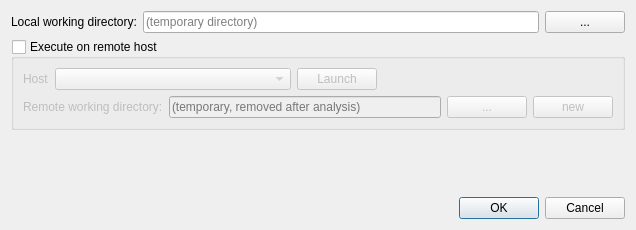
<?xml version="1.0" encoding="UTF-8"?>
<ui version="4.0">
 <class>QExecutionWorkspaceDialog</class>
 <widget class="QDialog" name="QExecutionWorkspaceDialog">
  <property name="geometry">
   <rect>
    <x>0</x>
    <y>0</y>
    <width>636</width>
    <height>230</height>
   </rect>
  </property>
  <property name="windowTitle">
   <string>Dialog</string>
  </property>
  <layout class="QVBoxLayout" name="verticalLayout_2">
   <item>
    <layout class="QHBoxLayout" name="horizontalLayout">
     <item>
      <widget class="QLabel" name="label">
       <property name="text">
        <string>Local working directory:</string>
       </property>
      </widget>
     </item>
     <item>
      <widget class="QLineEdit" name="leLocalWorkingDirectory">
       <property name="placeholderText">
        <string>(temporary directory)</string>
       </property>
       <property name="clearButtonEnabled">
        <bool>true</bool>
       </property>
      </widget>
     </item>
     <item>
      <widget class="QPushButton" name="btnSelectLocalWorkingDirectory">
       <property name="text">
        <string>...</string>
       </property>
      </widget>
     </item>
    </layout>
   </item>
   <item>
    <widget class="QGroupBox" name="gbPerformRemoteExecution">
     <property name="enabled">
      <bool>true</bool>
     </property>
     <property name="title">
      <string>Execute on remote host</string>
     </property>
     <property name="checkable">
      <bool>true</bool>
     </property>
     <property name="checked">
      <bool>false</bool>
     </property>
     <layout class="QVBoxLayout" name="verticalLayout">
      <item>
       <layout class="QHBoxLayout" name="horizontalLayout_3">
        <item>
         <widget class="QLabel" name="label_2">
          <property name="text">
           <string>Host</string>
          </property>
         </widget>
        </item>
        <item>
         <widget class="QComboBox" name="cbHost">
          <property name="sizePolicy">
           <sizepolicy hsizetype="Expanding" vsizetype="Fixed">
            <horstretch>0</horstretch>
            <verstretch>0</verstretch>
           </sizepolicy>
          </property>
         </widget>
        </item>
        <item>
         <widget class="QPushButton" name="btnLaunchHost">
          <property name="enabled">
           <bool>false</bool>
          </property>
          <property name="text">
           <string>Launch</string>
          </property>
         </widget>
        </item>
        <item>
         <spacer name="horizontalSpacer">
          <property name="orientation">
           <enum>Qt::Horizontal</enum>
          </property>
          <property name="sizeHint" stdset="0">
           <size>
            <width>40</width>
            <height>20</height>
           </size>
          </property>
         </spacer>
        </item>
       </layout>
      </item>
      <item>
       <layout class="QHBoxLayout" name="horizontalLayout_2">
        <item>
         <widget class="QLabel" name="label_3">
          <property name="text">
           <string>Remote working directory:</string>
          </property>
         </widget>
        </item>
        <item>
         <widget class="QLineEdit" name="leRemoteDirectory">
          <property name="placeholderText">
           <string>(temporary, removed after analysis)</string>
          </property>
          <property name="clearButtonEnabled">
           <bool>true</bool>
          </property>
         </widget>
        </item>
        <item>
         <widget class="QPushButton" name="btnSelectRemoteDirectory">
          <property name="text">
           <string>...</string>
          </property>
         </widget>
        </item>
        <item>
         <widget class="QPushButton" name="btnCreateRemoteDirectory">
          <property name="toolTip">
           <string>Create a new remote directory with a random name.
Unlike the temporary directory, it is kept after the analysis.</string>
          </property>
          <property name="text">
           <string>new</string>
          </property>
         </widget>
        </item>
       </layout>
      </item>
     </layout>
    </widget>
   </item>
   <item>
    <spacer name="verticalSpacer">
     <property name="orientation">
      <enum>Qt::Vertical</enum>
     </property>
     <property name="sizeHint" stdset="0">
      <size>
       <width>20</width>
       <height>40</height>
      </size>
     </property>
    </spacer>
   </item>
   <item>
    <widget class="QDialogButtonBox" name="buttonBox">
     <property name="orientation">
      <enum>Qt::Horizontal</enum>
     </property>
     <property name="standardButtons">
      <set>QDialogButtonBox::Cancel|QDialogButtonBox::Ok</set>
     </property>
    </widget>
   </item>
  </layout>
 </widget>
 <resources/>
 <connections>
  <connection>
   <sender>buttonBox</sender>
   <signal>accepted()</signal>
   <receiver>QExecutionWorkspaceDialog</receiver>
   <slot>accept()</slot>
   <hints>
    <hint type="sourcelabel">
     <x>248</x>
     <y>254</y>
    </hint>
    <hint type="destinationlabel">
     <x>157</x>
     <y>274</y>
    </hint>
   </hints>
  </connection>
  <connection>
   <sender>buttonBox</sender>
   <signal>rejected()</signal>
   <receiver>QExecutionWorkspaceDialog</receiver>
   <slot>reject()</slot>
   <hints>
    <hint type="sourcelabel">
     <x>316</x>
     <y>260</y>
    </hint>
    <hint type="destinationlabel">
     <x>286</x>
     <y>274</y>
    </hint>
   </hints>
  </connection>
 </connections>
</ui>
